Frame 1 (no input): blank canvas, image omitted
Frame 60 (the mouse pressed at the canvas centre just before this capture): blank canvas, image omitted
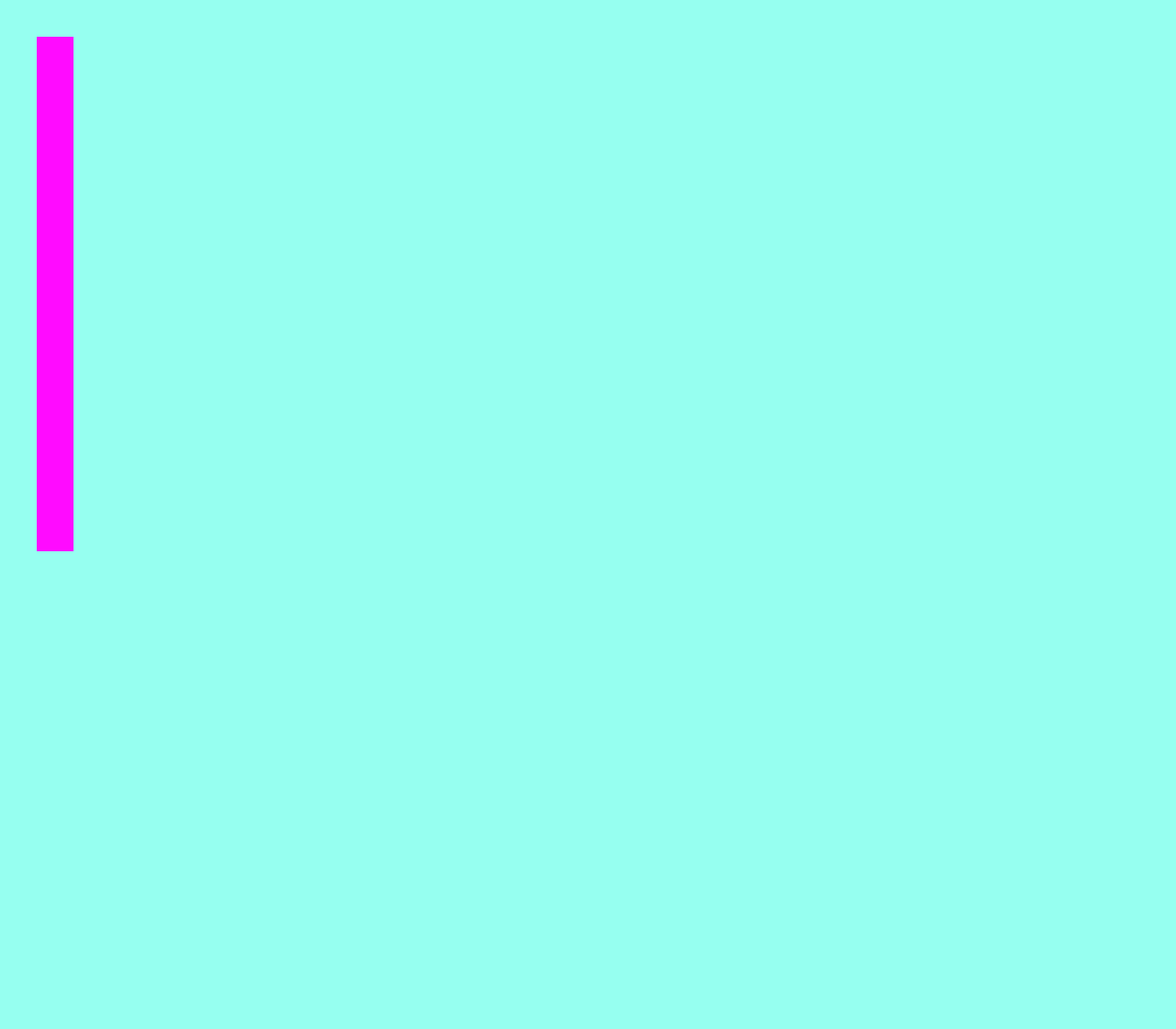
Frame 120 (the mouse held since frame 60 and released just before this capture)

The Processing sketch whose frames 1 and 60 were blank and that drew this single picture after the mouse press (run headless with seeded random() and noise(); from frame 60 on, the mouse is pressed at the canvas centre):

// Processing sketch: processing_158446
// ── processing_158446.pde

int perro=10;

void setup(){
  size(1600,1400);
  
}
void draw(){
  perro=perro-10;
  noStroke();
  background(150,mouseY,240);
  fill(mouseX,mouseY,100);
  //ellipse(mouseX,10,80,mouseY);
//fill(perro);
 perro=perro+20;
 //ellipse(700,2,10,10);

  
  if (mousePressed== false) {
    ellipse(mouseX, 100, mouseY,100);
    ellipse(500, mouseX, 50, 50);
    
  }else{
    fill(mouseY, 11, mouseX);
    rect(50,50,50,mouseY);
  }
}
